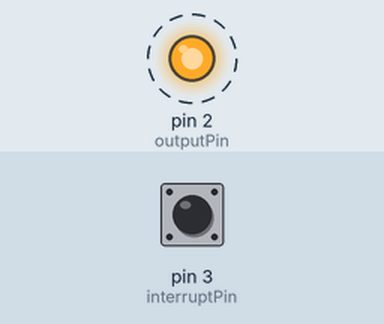
Recording of a sketch running on a simulated Arduino Uno, built with avr-gcc and run on an emulated ATmega328P. Shown: output pins drawn as LEDs (lit = HIGH). Dashed ring = blinking. The inputs (shaded band) are chosen by the test bench; at power-on: pin 3 (interruptPin) LOW. What the sketch prints to the serial monitor is not drawn.

Above: at 1.2 s.
1.3 s: pin 3 (interruptPin) pulled HIGH for 0.15 s
Timing chart, 0 to 10.3 s (numbered marks = the images above; inputs shaded):
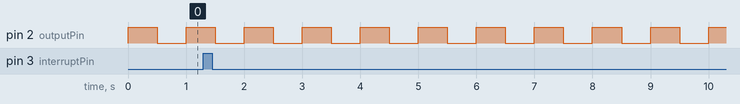

Measured:
- by itself, pin 2 (outputPin): alternates HIGH for 0.50 s and LOW for 0.50 s

The sketch:

Interrupt_Master.ino
```cpp
const byte interruptPin = 3;
const byte outputPin = 2;
volatile bool interruptFlag = false;

void setup() {
  // Initialize serial communication for debugging
  Serial.begin(9600);

  // Configure the pins
  pinMode(interruptPin, INPUT);
  pinMode(outputPin, OUTPUT);

  // Attach interrupt to the pin
  attachInterrupt(digitalPinToInterrupt(interruptPin), handleInterrupt, RISING);
}

void loop() {
  // Toggle the output pin state
  digitalWrite(outputPin, HIGH);
  delay(500);
  digitalWrite(outputPin, LOW);
  delay(500);

  // Check if the interrupt flag is set
  if (interruptFlag) {
    // Print to Serial for debugging
    Serial.print("2");
    Serial.println();

    // Clear the interrupt flag
    interruptFlag = false;
  }
}

void handleInterrupt() {
  // Set the flag to indicate the interrupt occurred
  interruptFlag = true;
}
```
